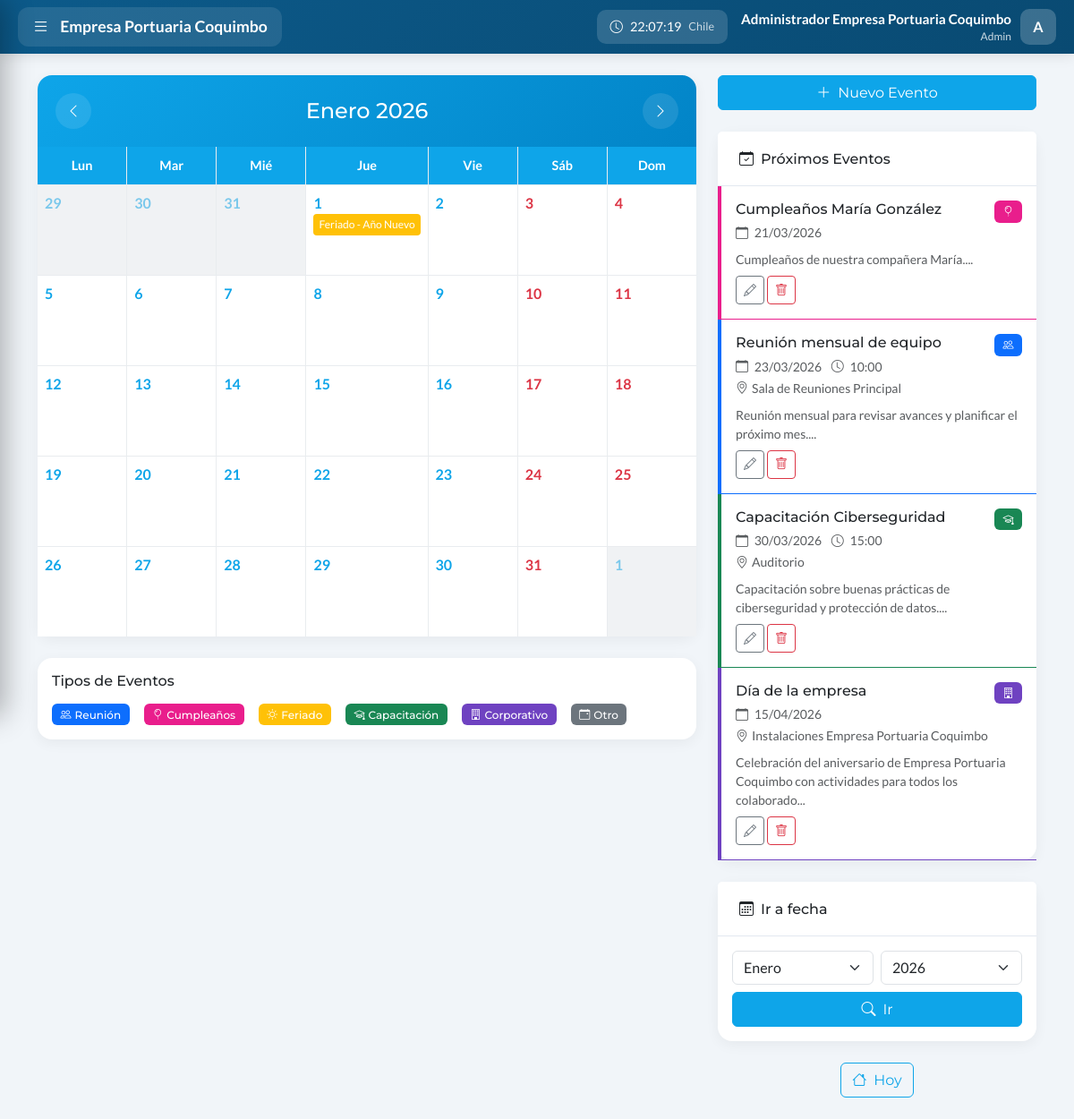
The page /eventos.php?year=2026&month=1 (signed in) on the database its author committed.
### tables this page shows
CREATE TABLE IF NOT EXISTS users (
    id INT AUTO_INCREMENT PRIMARY KEY,
    name VARCHAR(100) NOT NULL,
    username VARCHAR(50) NOT NULL UNIQUE,
    email VARCHAR(150) NOT NULL UNIQUE,
    password VARCHAR(255) NOT NULL,
    role ENUM('admin', 'soporte', 'social', 'denuncia', 'user') NOT NULL DEFAULT 'user',
    is_active TINYINT(1) DEFAULT 1,
    last_login TIMESTAMP NULL,
    login_attempts INT DEFAULT 0,
    locked_until TIMESTAMP NULL,
    birthday DATE DEFAULT NULL,
    phone VARCHAR(20) DEFAULT NULL,
    department VARCHAR(100) DEFAULT NULL,
    position VARCHAR(100) DEFAULT NULL,
    avatar VARCHAR(255) DEFAULT NULL,
    bio TEXT DEFAULT NULL,
    created_at TIMESTAMP DEFAULT CURRENT_TIMESTAMP,
    updated_at TIMESTAMP DEFAULT CURRENT_TIMESTAMP ON UPDATE CURRENT_TIMESTAMP,
    INDEX idx_username (username),
    INDEX idx_email (email),
    INDEX idx_role (role)
);

CREATE TABLE IF NOT EXISTS events (
    id INT AUTO_INCREMENT PRIMARY KEY,
    title VARCHAR(200) NOT NULL,
    description TEXT DEFAULT NULL,
    event_type ENUM('meeting', 'birthday', 'holiday', 'training', 'corporate', 'other') DEFAULT 'other',
    start_date DATETIME NOT NULL,
    end_date DATETIME DEFAULT NULL,
    all_day TINYINT(1) DEFAULT 0,
    location VARCHAR(200) DEFAULT NULL,
    color VARCHAR(7) DEFAULT '#0a2540',
    is_public TINYINT(1) DEFAULT 1,
    created_by INT DEFAULT NULL,
    department VARCHAR(100) DEFAULT NULL,
    recurrence ENUM('none', 'daily', 'weekly', 'monthly', 'yearly') DEFAULT 'none',
    reminder_minutes INT DEFAULT NULL,
    created_at TIMESTAMP DEFAULT CURRENT_TIMESTAMP,
    updated_at TIMESTAMP DEFAULT CURRENT_TIMESTAMP ON UPDATE CURRENT_TIMESTAMP,
    FOREIGN KEY (created_by) REFERENCES users(id) ON DELETE SET NULL,
    INDEX idx_start_date (start_date),
    INDEX idx_event_type (event_type)
);

### includes/autenticacion.php (called while the page is built, shortened)
<?php
function isLoggedIn() {
    return isset($_SESSION['logged_in']) && $_SESSION['logged_in'] === true;
}
function getCurrentUser() {
    global $pdo;
    $stmt = $pdo->prepare('SELECT id, name, username, email, role FROM users WHERE id = ?');
    $stmt->execute([$_SESSION['user_id']]);
    return $stmt->fetch();
}
?>

### public/eventos.php (the view, shortened to what this page needs)
<?php
require_once '../includes/bootstrap.php';
$user = isLoggedIn() ? getCurrentUser() : null;
$year = isset($_GET['year']) ? (int)$_GET['year'] : date('Y');
$month = isset($_GET['month']) ? (int)$_GET['month'] : date('n');
$firstDay = mktime(0, 0, 0, $month, 1, $year);
$daysInMonth = date('t', $firstDay);
$startingDay = date('N', $firstDay);
$startDate = "$year-" . str_pad($month, 2, '0', STR_PAD_LEFT) . "-01";
$endDate = "$year-" . str_pad($month, 2, '0', STR_PAD_LEFT) . "-$daysInMonth";
$stmt = $pdo->prepare('SELECT * FROM events WHERE DATE(start_date) BETWEEN ? AND ? ORDER BY start_date');
$stmt->execute([$startDate, $endDate]);
$events = $stmt->fetchAll();
$eventsByDay = [];
foreach ($events as $event) {
    $day = (int)date('j', strtotime($event['start_date']));
    $eventsByDay[$day][] = $event;
}
$stmt = $pdo->prepare('SELECT * FROM events WHERE DATE(start_date) >= CURDATE() ORDER BY start_date LIMIT 5');
$stmt->execute();
$upcomingEvents = $stmt->fetchAll();
$eventTypes = [
    'meeting' => ['name' => 'Reunión', 'color' => '#0d6efd', 'icon' => 'people'],
    'birthday' => ['name' => 'Cumpleaños', 'color' => '#e91e8c', 'icon' => 'balloon'],
    'holiday' => ['name' => 'Feriado', 'color' => '#ffc107', 'icon' => 'sun'],
    'training' => ['name' => 'Capacitación', 'color' => '#198754', 'icon' => 'mortarboard'],
    'corporate' => ['name' => 'Corporativo', 'color' => '#6f42c1', 'icon' => 'building'],
    'other' => ['name' => 'Otro', 'color' => '#6c757d', 'icon' => 'calendar-event'],
];
$monthNames = ['', 'Enero', 'Febrero', 'Marzo', 'Abril', 'Mayo', 'Junio', 'Julio', 'Agosto', 'Septiembre', 'Octubre', 'Noviembre', 'Diciembre'];
$dayNames = ['Lun', 'Mar', 'Mié', 'Jue', 'Vie', 'Sáb', 'Dom'];
?>
<!DOCTYPE html>
<html lang="es">
<head>
    <link href="https://cdn.jsdelivr.net/npm/bootstrap@5.3.2/dist/css/bootstrap.min.css" rel="stylesheet">
    <link href="https://cdn.jsdelivr.net/npm/bootstrap-icons@1.11.1/font/bootstrap-icons.css" rel="stylesheet">
    <link href="css/intranet.css" rel="stylesheet">
    <link href="css/eventos.css" rel="stylesheet">
</head>
<body class="has-sidebar">
    <?php include '../includes/barra_lateral.php'; ?>
    <div class="container py-4">
        <div class="row g-4">
            <div class="col-lg-8">
                <div class="card">
                    <div class="calendar-header d-flex justify-content-between align-items-center">
                        <a href="?year=<?= $month == 1 ? $year-1 : $year ?>&month=<?= $month == 1 ? 12 : $month-1 ?>" class="btn-nav">
                            <i class="bi bi-chevron-left"></i>
                        </a>
                        <div class="text-center">
                            <h4 class="mb-0"><?= $monthNames[$month] ?> <?= $year ?></h4>
                        </div>
                        <a href="?year=<?= $month == 12 ? $year+1 : $year ?>&month=<?= $month == 12 ? 1 : $month+1 ?>" class="btn-nav">
                            <i class="bi bi-chevron-right"></i>
                        </a>
                    </div>
                    <div class="calendar-grid">
                        <?php foreach ($dayNames as $day): ?>
                        <div class="calendar-day-header"><?= $day ?></div>
                        <?php endforeach; ?>
                        <?php
                        $prevMonth = $month == 1 ? 12 : $month - 1;
                        $prevYear = $month == 1 ? $year - 1 : $year;
                        $daysInPrevMonth = date('t', mktime(0, 0, 0, $prevMonth, 1, $prevYear));
                        for ($i = $startingDay - 1; $i > 0; $i--):
                            $day = $daysInPrevMonth - $i + 1;
                        ?>
                        <div class="calendar-day other-month">
                            <span class="day-number"><?= $day ?></span>
                        </div>
                        <?php endfor; ?>
                        <?php
                        $today = date('Y-m-d');
                        for ($day = 1; $day <= $daysInMonth; $day++):
                            $currentDate = "$year-" . str_pad($month, 2, '0', STR_PAD_LEFT) . "-" . str_pad($day, 2, '0', STR_PAD_LEFT);
                            $isToday = $currentDate === $today;
                            $dayOfWeek = date('N', mktime(0, 0, 0, $month, $day, $year));
                            $isWeekend = $dayOfWeek >= 6;
                        ?>
                        <div class="calendar-day <?= $isToday ? 'today' : '' ?> <?= $isWeekend ? 'weekend' : '' ?>">
                            <span class="day-number"><?= $day ?></span>
                            <?php if (isset($eventsByDay[$day])): ?>
                                <?php foreach ($eventsByDay[$day] as $event): ?>
                                <div class="calendar-event"
                                     style="background: <?= $eventTypes[$event['event_type']]['color'] ?? '#6c757d' ?>;"
                                     data-bs-toggle="tooltip"
                                     title="<?= htmlspecialchars($event['title']) ?>">
                                    <?= htmlspecialchars($event['title']) ?>
                                </div>
                                <?php endforeach; ?>
                            <?php endif; ?>
                        </div>
                        <?php endfor; ?>
                        <?php
                        $totalCells = $startingDay - 1 + $daysInMonth;
                        $remainingCells = 7 - ($totalCells % 7);
                        if ($remainingCells < 7):
                            for ($day = 1; $day <= $remainingCells; $day++):
                        ?>
                        <div class="calendar-day other-month">
                            <span class="day-number"><?= $day ?></span>
                        </div>
                        <?php endfor; endif; ?>
                    </div>
                </div>
                <div class="card mt-4">
                    <div class="card-body">
                        <h6 class="mb-3">Tipos de Eventos</h6>
                        <div class="d-flex flex-wrap gap-3">
                            <?php foreach ($eventTypes as $type => $info): ?>
                            <span class="badge" style="background: <?= $info['color'] ?>;">
                                <i class="bi bi-<?= $info['icon'] ?> me-1"></i><?= $info['name'] ?>
                            </span>
                            <?php endforeach; ?>
                        </div>
                    </div>
                </div>
            </div>
            <div class="col-lg-4">
                <?php if ($isAdmin): ?>
                <button class="btn btn-primary w-100 mb-4" data-bs-toggle="modal" data-bs-target="#eventModal">
                    <i class="bi bi-plus-lg me-2"></i>Nuevo Evento
                </button>
                <?php endif; ?>
                <div class="card">
                    <div class="card-header bg-white">
                        <h6 class="mb-0"><i class="bi bi-calendar-check me-2"></i>Próximos Eventos</h6>
                    </div>
                    <div class="card-body p-0">
                        <?php if (empty($upcomingEvents)): ?>
                        <div class="text-center py-4 text-muted">
                            <i class="bi bi-calendar-x fs-2 mb-2 d-block"></i>
                            No hay eventos próximos
                        </div>
                        <?php else: ?>
                        <?php foreach ($upcomingEvents as $event): ?>
                        <div class="event-card p-3 border-bottom" style="border-color: <?= $eventTypes[$event['event_type']]['color'] ?? '#6c757d' ?> !important;">
                            <div class="d-flex justify-content-between align-items-start">
                                <div>
                                    <h6 class="mb-1"><?= htmlspecialchars($event['title']) ?></h6>
                                    <small class="text-muted">
                                        <i class="bi bi-calendar me-1"></i>
                                        <?= date('d/m/Y', strtotime($event['start_date'])) ?>
                                        <?php if (!$event['all_day']): ?>
                                        <i class="bi bi-clock ms-2 me-1"></i>
                                        <?= date('H:i', strtotime($event['start_date'])) ?>
                                        <?php endif; ?>
                                    </small>
                                    <?php if ($event['location']): ?>
                                    <br><small class="text-muted">
                                        <i class="bi bi-geo-alt me-1"></i><?= htmlspecialchars($event['location']) ?>
                                    </small>
                                    <?php endif; ?>
                                </div>
                                <span class="badge" style="background: <?= $eventTypes[$event['event_type']]['color'] ?? '#6c757d' ?>;">
                                    <i class="bi bi-<?= $eventTypes[$event['event_type']]['icon'] ?? 'calendar-event' ?>"></i>
                                </span>
                            </div>
                            <?php if ($event['description']): ?>
                            <p class="small text-muted mt-2 mb-0"><?= htmlspecialchars(substr($event['description'], 0, 100)) ?>...</p>
                            <?php endif; ?>
                            <?php if ($isAdmin): ?>
                            <div class="mt-2">
                                <button class="btn btn-sm btn-outline-secondary edit-event"
                                        data-event='<?= json_encode($event) ?>'>
                                    <i class="bi bi-pencil"></i>
                                </button>
                                <form method="POST" class="d-inline" onsubmit="return confirm('¿Eliminar este evento?')">
                                    <button type="submit" class="btn btn-sm btn-outline-danger">
                                        <i class="bi bi-trash"></i>
                                    </button>
                                </form>
                            </div>
                            <?php endif; ?>
                        </div>
                        <?php endforeach; ?>
                        <?php endif; ?>
                    </div>
                </div>
                <div class="card mt-4">
                    <div class="card-header bg-white">
                        <h6 class="mb-0"><i class="bi bi-calendar3 me-2"></i>Ir a fecha</h6>
                    </div>
                    <div class="card-body">
                        <form method="GET" class="row g-2">
                            <div class="col-6">
                                <select name="month" class="form-select">
                                    <?php for ($m = 1; $m <= 12; $m++): ?>
                                    <option value="<?= $m ?>" <?= $m == $month ? 'selected' : '' ?>><?= $monthNames[$m] ?></option>
                                    <?php endfor; ?>
                                </select>
                            </div>
                            <div class="col-6">
                                <select name="year" class="form-select">
                                    <?php for ($y = date('Y') - 2; $y <= date('Y') + 5; $y++): ?>
                                    <option value="<?= $y ?>" <?= $y == $year ? 'selected' : '' ?>><?= $y ?></option>
                                    <?php endfor; ?>
                                </select>
                            </div>
                            <div class="col-12">
                                <button type="submit" class="btn btn-primary w-100">
                                    <i class="bi bi-search me-2"></i>Ir
                                </button>
                            </div>
                        </form>
                    </div>
                </div>
                <div class="text-center mt-4">
                    <a href="?year=<?= date('Y') ?>&month=<?= date('n') ?>" class="btn btn-outline-primary">
                        <i class="bi bi-house me-2"></i>Hoy
                    </a>
                </div>
            </div>
        </div>
    </div>
</body>
</html>

### includes/barra_lateral.php (shortened to what this page needs)
<?php
$isAdmin = in_array($user['role'], ['admin']);
?>
<link href="css/sidebar.css?v=<?= filemtime(__DIR__ . '/../public/css/sidebar.css') ?>" rel="stylesheet">
<div class="epco-topbar">
    <button class="epco-logo-btn" id="sidebarToggle" onclick="toggleSidebar()">
        <i class="bi bi-list menu-icon"></i>
        <span class="logo-text">Empresa Portuaria Coquimbo</span>
    </button>
    <div class="topbar-right">
        <div class="topbar-clock d-none d-md-flex">
            <i class="bi bi-clock"></i>
            <span id="chileTime">--:--:--</span>
            <small class="opacity-75">Chile</small>
        </div>
        <div class="topbar-user">
            <div class="topbar-user-info d-none d-md-block">
                <div class="topbar-user-name"><?= htmlspecialchars($user['name']) ?></div>
                <div class="topbar-user-role"><?= ucfirst($user['role']) ?></div>
            </div>
            <div class="dropdown">
                <div class="topbar-avatar" role="button" data-bs-toggle="dropdown">
                    <?= strtoupper(substr($user['name'], 0, 1)) ?>
                </div>
            </div>
        </div>
    </div>
</div>

### rows shown on the page
users: name "Administrador Empresa Portuaria Coquimbo", role "Admin", name "A"
events: title "Feriado - Año Nuevo"
events: title "Cumpleaños María González", start_date "21/03/2026", description "Cumpleaños de nuestra compañera María."
events: title "Reunión mensual de equipo", start_date "23/03/2026", start_date "10:00", location "Sala de Reuniones Principal", description "Reunión mensual para revisar avances y planificar el próximo mes."
events: title "Capacitación Ciberseguridad", start_date "30/03/2026", start_date "15:00", location "Auditorio", description "Capacitación sobre buenas prácticas de ciberseguridad y protección de datos."
events: title "Día de la empresa", start_date "15/04/2026", location "Instalaciones Empresa Portuaria Coquimbo", description "Celebración del aniversario de Empresa Portuaria Coquimbo con actividades para todos los colaborado"

### other values the page prints
$monthNames[$month] "Enero"
$year "2026"
$day "Lun"
$day "Mar"
$day "Mié"
$day "Jue"
$day "Vie"
$day "Sáb"
$day "Dom"
$day "29"
$day "30"
$day "31"
$info['name'] "Reunión"
$info['name'] "Cumpleaños"
$info['name'] "Feriado"
